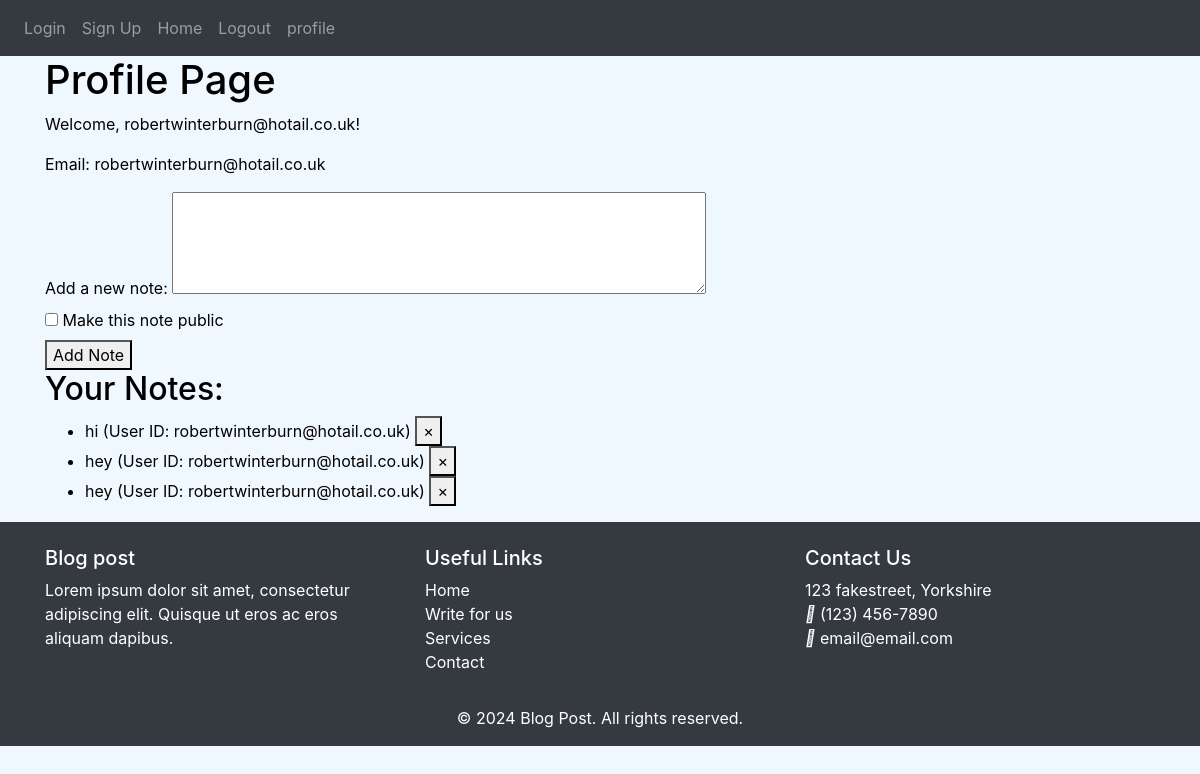
The page /profile (signed in) on the database as committed earlier.
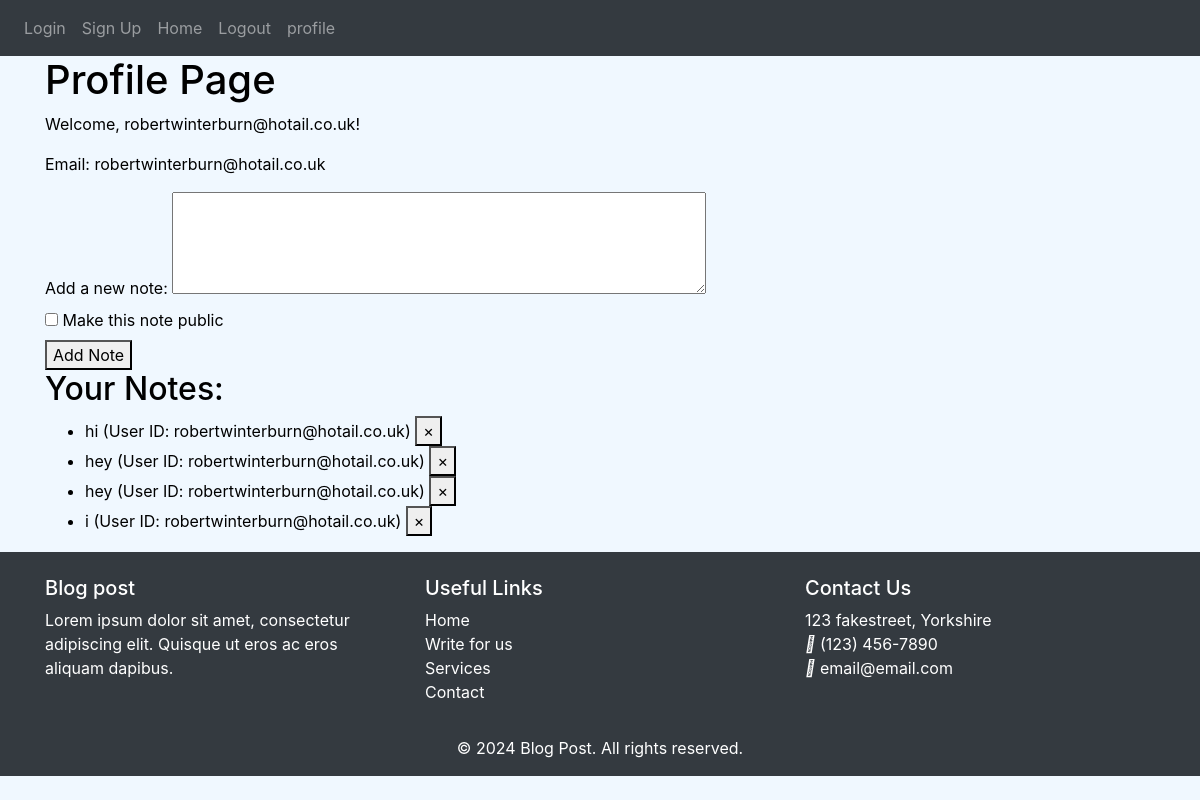
The same page on the database as committed later.
### models.py (models this page shows)
class Note(db.Model):
    __tablename__ = 'notes'
    id = db.Column(db.Integer, primary_key=True)
    data = db.Column(db.String(1000), nullable=False)
    user_id = db.Column(db.Integer, db.ForeignKey('users.id'))
    is_public = db.Column(db.Boolean, default=False)
    user = db.relationship('User', back_populates='notes')

class User(db.Model, UserMixin):
    __tablename__ = 'users'
    id = db.Column(db.Integer, primary_key=True)
    email = db.Column(db.String(150), unique=True, nullable=False)
    password = db.Column(db.String(150), nullable=False)
    first_name = db.Column(db.String(150), nullable=False)
    notes = db.relationship('Note', back_populates='user')
    comments = db.relationship('Comment', back_populates='user')
    blog_posts = db.relationship('BlogPost', back_populates='user')

### auth.py (the view, shortened to what this page needs)
@auth.route('/profile', methods=['GET', 'POST'])
def profile():
    user_id = session.get('user_id')
    if not user_id:
        flash('You need to log in to view your profile', category='error')
        return redirect(url_for('auth.login'))
    user = User.query.get(user_id)
    if not user:
        flash('User not found', category='error')
        return redirect(url_for('auth.login'))
    return render_template('profile.html', user=user)

### app/templates/profile.html (shortened to what this page needs)
{% extends "base.html" %}
{% block content %}
</head>
<body>
    <h1>Profile Page</h1>
    <p>Welcome, {{ user.first_name }}!</p>
    <p>Email: {{ user.email }}</p>
    <form method="POST">
        <label for="note">Add a new note:</label>
        <textarea id="note" name="note" rows="4" cols="50"></textarea><br>
        <label for="is_public">
            <input type="checkbox" id="is_public" name="is_public"> Make this note public
        </label><br>
        <button type="submit">Add Note</button>
    </form>
    <h2>Your Notes:</h2>
    <ul>
        {% if user.notes %}
            {% for note in user.notes %}
                <li>{{ note.data }} (User ID: {{ user.first_name }})
                    <button type="button" class="delete" onClick="deleteNote({{ note.id }})">
                        <span aria-hidden="true">&times;</span>
                    </button>
                </li>
            {% endfor %}
        {% else %}
            <li>No notes found.</li>
        {% endif %}
    </ul>
</body>
</html>
{% endblock %}

Rows that differ between the two databases and show on the page:
added Note: data "i", {{ user.first_name }} "robertwinterburn@hotail.co.uk"
